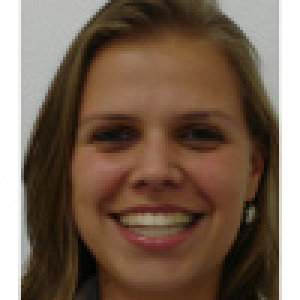
#> input picture homeworks-spring/homework4/smile/100b.jpg, 100 x 100 px (shown 3 times larger); its folder holds 4 pictures in this run
$ python Task0.py
#> lines starting #> are read from the running program, lines starting #| are printed output that depends on the picture
from scipy.ndimage import imread
import numpy as np
import os
from sklearn.ensemble import RandomForestClassifier, ExtraTreesClassifier, \
    AdaBoostClassifier, GradientBoostingClassifier
from sklearn.metrics.classification import accuracy_score


# my dataset http://pics.psych.stir.ac.uk/Other_face_databases.html
# function to get images from directory as matrix

# with shape of (n, 10000)
def get_images(dir_name):
#> called with dir_name = 'smile'
    images = []
    for file_name in os.listdir(dir_name):
        x = imread(dir_name + "/" + file_name, flatten=True)
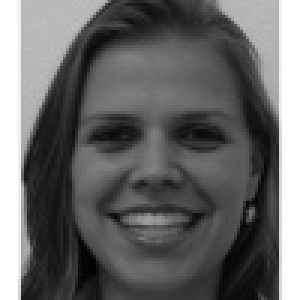
#> x: shape (100, 100) float32 (shown 3 times larger); min 1.17, max 255, mean 103.4
        x.shape = (10000, )
        images.append(x)
#> pass 2 of the loop in get_images, `for file_name in os.listdir(dir_name):`:
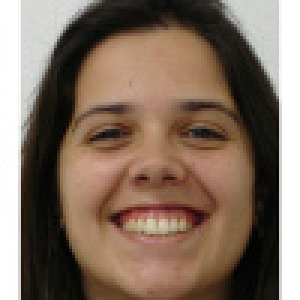
#> input picture homeworks-spring/homework4/smile/101b.jpg, 100 x 100 px (shown 3 times larger)
#> in get_images, `x = imread(dir_name + "/" + file_name, flatten=True)`:
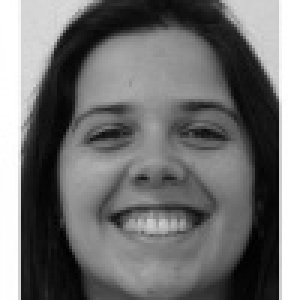
#> x: shape (100, 100) float32 (shown 3 times larger); min 0.228, max 255, mean 115.1
#> pass 3 of the loop in get_images, `for file_name in os.listdir(dir_name):`:
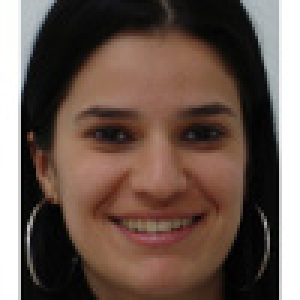
#> input picture homeworks-spring/homework4/smile/103b.jpg, 100 x 100 px (shown 3 times larger)
#> in get_images, `x = imread(dir_name + "/" + file_name, flatten=True)`:
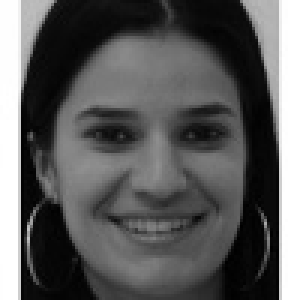
#> x: shape (100, 100) float32 (shown 3 times larger); min 0.587, max 255, mean 92.3
#> the loop made 4 passes; the first 3 are shown
    images = np.array(images)
    return images

# lets get images from smile and non-smile directories
# and then shuffle them so our train/validation split is fair
smile = get_images("smile")
non_smile = get_images("non_smile")
#> (the run stopped early here; a loop or call above may not have finished)
